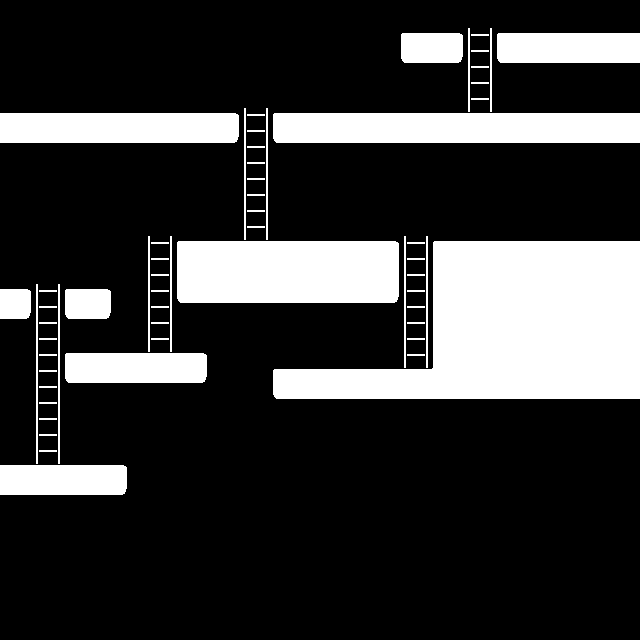

This is a level from a 2D game, rendered from its Tiled map with the project's own tilesets. A one-line summary and the complete map file follow:
An orthogonal 40x40 tile map with 16x16 px tiles, 1 tile layer (Tile Layer 1).

<map version="1.2" tiledversion="1.3.5" orientation="orthogonal" renderorder="right-down" width="40" height="40" tilewidth="16" tileheight="16" infinite="0" nextlayerid="2" nextobjectid="1">
 <tileset firstgid="1" name="tileset" tilewidth="16" tileheight="16" tilecount="100" columns="10">
  <image source="src/tileset.png" width="160" height="160" />
 </tileset>
 <layer id="1" name="Tile Layer 1" width="40" height="40">
  <data encoding="csv">
0,0,0,0,0,0,0,0,0,0,0,0,0,0,0,0,0,0,0,0,0,0,0,0,0,0,0,0,0,0,0,0,0,0,0,0,0,0,0,0,
0,0,0,0,0,0,0,0,0,0,0,0,0,0,0,0,0,0,0,0,0,0,0,0,0,0,0,0,0,5,6,0,0,0,0,0,0,0,0,0,
0,0,0,0,0,0,0,0,0,0,0,0,0,0,0,0,0,0,0,0,0,0,0,0,0,2,3,3,4,15,16,2,3,3,3,3,3,3,3,3,
0,0,0,0,0,0,0,0,0,0,0,0,0,0,0,0,0,0,0,0,0,0,0,0,0,22,23,23,24,15,16,22,23,23,23,23,23,23,23,23,
0,0,0,0,0,0,0,0,0,0,0,0,0,0,0,0,0,0,0,0,0,0,0,0,0,0,0,0,0,15,16,0,0,0,0,0,0,0,0,0,
0,0,0,0,0,0,0,0,0,0,0,0,0,0,0,0,0,0,0,0,0,0,0,0,0,0,0,0,0,15,16,0,0,0,0,0,0,0,0,0,
0,0,0,0,0,0,0,0,0,0,0,0,0,0,0,5,6,0,0,0,0,0,0,0,0,0,0,0,0,25,26,0,0,0,0,0,0,0,0,0,
3,3,3,3,3,3,3,3,3,3,3,3,3,3,4,15,16,2,3,3,3,3,3,3,3,3,3,3,3,3,3,3,3,3,3,3,3,3,3,3,
23,23,23,23,23,23,23,23,23,23,23,23,23,23,24,15,16,22,23,23,23,23,23,23,23,23,23,23,23,23,23,23,23,23,23,23,23,23,23,23,
0,0,0,0,0,0,0,0,0,0,0,0,0,0,0,15,16,0,0,0,0,0,0,0,0,0,0,0,0,0,0,0,0,0,0,0,0,0,0,0,
0,0,0,0,0,0,0,0,0,0,0,0,0,0,0,15,16,0,0,0,0,0,0,0,0,0,0,0,0,0,0,0,0,0,0,0,0,0,0,0,
0,0,0,0,0,0,0,0,0,0,0,0,0,0,0,15,16,0,0,0,0,0,0,0,0,0,0,0,0,0,0,0,0,0,0,0,0,0,0,0,
0,0,0,0,0,0,0,0,0,0,0,0,0,0,0,15,16,0,0,0,0,0,0,0,0,0,0,0,0,0,0,0,0,0,0,0,0,0,0,0,
0,0,0,0,0,0,0,0,0,0,0,0,0,0,0,15,16,0,0,0,0,0,0,0,0,0,0,0,0,0,0,0,0,0,0,0,0,0,0,0,
0,0,0,0,0,0,0,0,0,5,6,0,0,0,0,25,26,0,0,0,0,0,0,0,0,5,6,0,0,0,0,0,0,0,0,0,0,0,0,0,
0,0,0,0,0,0,0,0,0,15,16,2,3,3,3,3,3,3,3,3,3,3,3,3,4,15,16,2,3,3,3,3,3,3,3,3,3,3,3,3,
0,0,0,0,0,0,0,0,0,15,16,12,13,13,13,13,13,13,13,13,13,13,13,13,14,15,16,12,13,13,13,13,13,13,13,13,13,13,13,13,
0,0,5,6,0,0,0,0,0,15,16,12,13,13,13,13,13,13,13,13,13,13,13,13,14,15,16,12,13,13,13,13,13,13,13,13,13,13,13,13,
3,4,15,16,2,3,4,0,0,15,16,22,23,23,23,23,23,23,23,23,23,23,23,23,24,15,16,12,13,13,13,13,13,13,13,13,13,13,13,13,
23,24,15,16,22,23,24,0,0,15,16,0,0,0,0,0,0,0,0,0,0,0,0,0,0,15,16,12,13,13,13,13,13,13,13,13,13,13,13,13,
0,0,15,16,0,0,0,0,0,15,16,0,0,0,0,0,0,0,0,0,0,0,0,0,0,15,16,12,13,13,13,13,13,13,13,13,13,13,13,13,
0,0,15,16,0,0,0,0,0,15,16,0,0,0,0,0,0,0,0,0,0,0,0,0,0,15,16,12,13,13,13,13,13,13,13,13,13,13,13,13,
0,0,15,16,2,3,3,3,3,3,3,3,4,0,0,0,0,0,0,0,0,0,0,0,0,25,26,12,13,13,13,13,13,13,13,13,13,13,13,13,
0,0,15,16,22,23,23,23,23,23,23,23,24,0,0,0,0,2,3,3,3,3,3,3,3,3,3,13,13,13,13,13,13,13,13,13,13,13,13,13,
0,0,15,16,0,0,0,0,0,0,0,0,0,0,0,0,0,22,23,23,23,23,23,23,23,23,23,23,23,23,23,23,23,23,23,23,23,23,23,23,
0,0,15,16,0,0,0,0,0,0,0,0,0,0,0,0,0,0,0,0,0,0,0,0,0,0,0,0,0,0,0,0,0,0,0,0,0,0,0,0,
0,0,15,16,0,0,0,0,0,0,0,0,0,0,0,0,0,0,0,0,0,0,0,0,0,0,0,0,0,0,0,0,0,0,0,0,0,0,0,0,
0,0,15,16,0,0,0,0,0,0,0,0,0,0,0,0,0,0,0,0,0,0,0,0,0,0,0,0,0,0,0,0,0,0,0,0,0,0,0,0,
0,0,25,26,0,0,0,0,0,0,0,0,0,0,0,0,0,0,0,0,0,0,0,0,0,0,0,0,0,0,0,0,0,0,0,0,0,0,0,0,
3,3,3,3,3,3,3,4,0,0,0,0,0,0,0,0,0,0,0,0,0,0,0,0,0,0,0,0,0,0,0,0,0,0,0,0,0,0,0,0,
23,23,23,23,23,23,23,24,0,0,0,0,0,0,0,0,0,0,0,0,0,0,0,0,0,0,0,0,0,0,0,0,0,0,0,0,0,0,0,0,
0,0,0,0,0,0,0,0,0,0,0,0,0,0,0,0,0,0,0,0,0,0,0,0,0,0,0,0,0,0,0,0,0,0,0,0,0,0,0,0,
0,0,0,0,0,0,0,0,0,0,0,0,0,0,0,0,0,0,0,0,0,0,0,0,0,0,0,0,0,0,0,0,0,0,0,0,0,0,0,0,
0,0,0,0,0,0,0,0,0,0,0,0,0,0,0,0,0,0,0,0,0,0,0,0,0,0,0,0,0,0,0,0,0,0,0,0,0,0,0,0,
0,0,0,0,0,0,0,0,0,0,0,0,0,0,0,0,0,0,0,0,0,0,0,0,0,0,0,0,0,0,0,0,0,0,0,0,0,0,0,0,
0,0,0,0,0,0,0,0,0,0,0,0,0,0,0,0,0,0,0,0,0,0,0,0,0,0,0,0,0,0,0,0,0,0,0,0,0,0,0,0,
0,0,0,0,0,0,0,0,0,0,0,0,0,0,0,0,0,0,0,0,0,0,0,0,0,0,0,0,0,0,0,0,0,0,0,0,0,0,0,0,
0,0,0,0,0,0,0,0,0,0,0,0,0,0,0,0,0,0,0,0,0,0,0,0,0,0,0,0,0,0,0,0,0,0,0,0,0,0,0,0,
0,0,0,0,0,0,0,0,0,0,0,0,0,0,0,0,0,0,0,0,0,0,0,0,0,0,0,0,0,0,0,0,0,0,0,0,0,0,0,0,
0,0,0,0,0,0,0,0,0,0,0,0,0,0,0,0,0,0,0,0,0,0,0,0,0,0,0,0,0,0,0,0,0,0,0,0,0,0,0,0
</data>
 </layer>
</map>